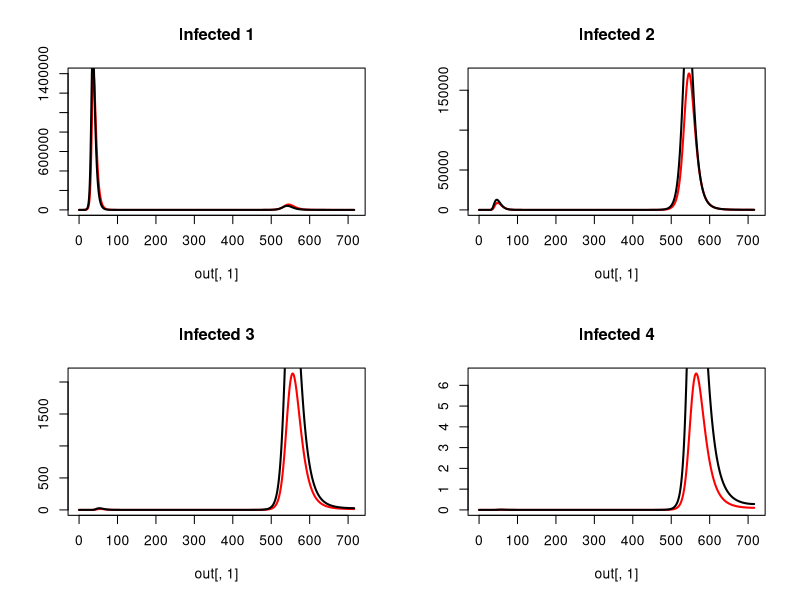

Recreate this plot in R.
############################
#CRC info
############################
args = commandArgs(TRUE)
input = as.numeric(args[1])
vac.vec = c(0.25, 0.45, 0.65, 0.85)
vac = c(rep(0,8), vac.vec[input], rep(0,19))

library(deSolve)

############################
#Initial condidtions and parameters
############################
percentage_vec <- c(rep(1.8,5), rep(1.8,5), rep(1.84,5), rep(1.86,5),
                    17.2, 15, 12.7, 8.8, 5.5, 2.8, 1.3, 0.2)
percentage_vec <- percentage_vec / 100
initial_conditions <- as.data.frame(matrix(NA, nrow = 28*4, ncol = 3))
initial_conditions[,2] <- rep(1:28,4)
for(i in 1:4){
  x <- i - 1
  initial_conditions[x*(28) + (1:28),1] <- rep(i,28)
}
initial_conditions[,3] <- rep(percentage_vec,4)

susceptible_init_h <- cbind(initial_conditions[,1], initial_conditions[,2], rep(NA, 112))
susceptible_init_h[,3] <- c(initial_conditions[1:28,3] * 6 *10^6, initial_conditions[29:56,3] * 0, 
                            initial_conditions[57:84,3] * 0, initial_conditions[85:112,3] * 0)
susceptible_init_l <- cbind(initial_conditions[,1], initial_conditions[,2], rep(NA, 112))
susceptible_init_l[,3] <- c(initial_conditions[1:28,3] * 6 *10^6, initial_conditions[29:56,3] * 0, 
                            initial_conditions[57:84,3] * 0, initial_conditions[85:112,3] * 0)

infected_init_h <- cbind(initial_conditions[,1], initial_conditions[,2], rep(NA, 112))
infected_init_h[,3] <- c(initial_conditions[1:28,3] * 1, initial_conditions[29:56,3] * 0, 
                         initial_conditions[57:84,3] * 0, initial_conditions[85:112,3] * 0)
infected_init_l <- cbind(initial_conditions[,1], initial_conditions[,2], rep(NA, 112))
infected_init_l[,3] <- c(initial_conditions[1:28,3] * 1, initial_conditions[29:56,3] * 0, 
                         initial_conditions[57:84,3] * 0, initial_conditions[85:112,3] * 0)

recovered_init_h <- cbind(initial_conditions[,1], initial_conditions[,2], rep(NA, 112))
recovered_init_h[,3] <- c(initial_conditions[1:28,3] * 0, initial_conditions[29:56,3] * 0, 
                          initial_conditions[57:84,3] * 0, initial_conditions[85:112,3] * 0)
recovered_init_l <- cbind(initial_conditions[,1], initial_conditions[,2], rep(NA, 112))
recovered_init_l[,3] <- c(initial_conditions[1:28,3] * 0, initial_conditions[29:56,3] * 0, 
                          initial_conditions[57:84,3] * 0, initial_conditions[85:112,3] * 0)


susceptible_h <- function(exposure){
  x <- exposure - 1
  susceptible <- c(susceptible_init_h[(x * 28) + 1:28,3])
}
susceptible_total_h <- sum(susceptible_h(1) + susceptible_h(2) + susceptible_h(3) + susceptible_h(4))
susceptible_l <- function(exposure){
  x <- exposure - 1
  susceptible <- c(susceptible_init_l[(x * 28) + 1:28,3])
}
susceptible_total_l <- sum(susceptible_l(1) + susceptible_l(2) + susceptible_l(3) + susceptible_l(4))

infected_h <- function(exposure){
  x <- exposure - 1
  infected <- c(infected_init_h[(x * 28) + 1:28,3])
} 
infected_total_h <- sum(infected_h(1) + infected_h(2) + infected_h(3) + infected_h(4))
infected_l <- function(exposure){
  x <- exposure - 1
  infected <- c(infected_init_l[(x * 28) + 1:28,3])
} 
infected_total_l <- sum(infected_l(1) + infected_l(2) + infected_l(3) + infected_l(4))

recovered_h <- function(exposure){
  x <- exposure - 1
  recovered <- c(recovered_init_h[(x * 28) + 1:28,3])
} 
recovered_total_h <- sum(recovered_h(1) + recovered_h(2) + recovered_h(3) + recovered_h(4))
recovered_l <- function(exposure){
  x <- exposure - 1
  recovered <- c(recovered_init_l[(x * 28) + 1:28,3])
} 
recovered_total_l <- sum(recovered_l(1) + recovered_l(2) + recovered_l(3) + recovered_l(4))

population_h <- sum(susceptible_total_h + infected_total_h + recovered_total_h)
population_l <- sum(susceptible_total_l + infected_total_l + recovered_total_l)


native <- c(rep(1, 7), rep(0.86, 9), rep(0.842, 4), 0.814, 0.7676, 0.7784, rep(0.809, 5))

parms <- c(beta_h = 0.6125551,
           beta_l = 0.9155611,
           gamma = 1/4,
           sigma = 1/(365 * 1.2),
           mu = 19 / (1000 * 365),
           delta = c((0.013 / 365), rep(0.001 / 365, 4), rep(0, 10), rep(0.001, 5), 
                     0.002 / 365, 0.0025 / 365, 
                     0.004 / 365, 0.0085 / 365,
                     0.0175 / 365, 0.0425 / 365,
                     0.114 / 365, 0.151 / 365),
           age_window = c(rep(1, 21), rep(10, 7)),
           native = c(rep(1, 7), rep(0.86, 9), rep(0.842, 4), 0.814, 0.7676, 0.7784, rep(0.809, 5)),
           travel <- 1 - native,
           vac_h = vac,
           vac_l = vac)

############################
#MODEL
############################
model <- function(t, y, parms){
  
  beta_h <- parms[1]
  beta_l <- parms[2]
  gamma <- parms[3]
  sigma <- parms[4]
  mu <- parms[5]
  delta <- parms[6:33]
  age_window <- parms[34:61]
  native <- parms[62:89]
  travel <- parms[90:117]
  vac_h <- ifelse(t>(365*1), parms[118:145], rep(0,28))
  vac_l <- ifelse(t>(365*1), parms[146:173], rep(0,28))
  
  
  S1_h <- y[1:28]
  I1_h <- y[29:56]
  R1_h <- y[57:84]
  S2_h <- y[85:112]
  I2_h <- y[113:140]
  R2_h <- y[141:168]
  S3_h <- y[169:196]
  I3_h <- y[197:224]
  R3_h <- y[225:252]
  S4_h <- y[253:280]
  I4_h <- y[281:308]
  R4_h <- y[309:336]
  
  S1_l <- y[337:364]
  I1_l <- y[365:392]
  R1_l <- y[393:420]
  S2_l <- y[421:448]
  I2_l <- y[449:476]
  R2_l <- y[477:504]
  S3_l <- y[505:532]
  I3_l <- y[533:560]
  R3_l <- y[561:588]
  S4_l <- y[589:616]
  I4_l <- y[617:644]
  R4_l <- y[645:672]
  
  FOI <- y[673]
  FOI_h <- y[674]
  FOI_l <- y[675]
  
  infected_total_h <- sum(sum(I1_h), sum(I2_h), sum(I3_h), sum(I4_h))
  population_h <- y[1:336]
  pop_h <- sum(population_h)
  infected_total_l <- sum(sum(I1_l), sum(I2_l), sum(I3_l), sum(I4_l))
  population_l <- y[337:672]
  pop_l <- sum(population_l)
  
  effective_population_h <- population_h + rep(travel,12) * population_l
  effective_population_h <- sum(effective_population_h)
  effective_population_l <- population_l + rep(travel,12) * population_h
  effective_population_l <- sum(effective_population_l)
  
  #first infection
  dS1_h <-  
    mu * c(pop_h, rep(0,27)) +
    c(0, 1/365 / head(age_window, -1) * head(S1_h, -1)) -
    c(1/365 / head(age_window, -1) * head(S1_h, -1), 0) -
    native * S1_h * (beta_h * infected_total_h / effective_population_h) -
    travel * S1_h * (beta_l * infected_total_l / effective_population_l) -
    S1_h * delta -
    S1_h * vac_h
  dS1_l <-  
    mu * c(pop_l, rep(0,27)) +
    c(0, 1/365 / head(age_window, -1) * head(S1_l, -1)) -
    c(1/365 / head(age_window, -1) * head(S1_l, -1), 0) -
    travel * S1_l * (beta_h * infected_total_h / effective_population_h) -
    native * S1_l * (beta_l * infected_total_l / effective_population_l) -
    S1_l * delta - 
    S1_l * vac_l
  
  dI1_h <- 
    native * S1_h * (beta_h * infected_total_h / effective_population_h) +
    travel * S1_h * (beta_l * infected_total_l / effective_population_l) +
    c(0, 1/365 / head(age_window, -1) * head(I1_h, -1)) -
    c(1/365 / head(age_window, -1) * head(I1_h, -1), 0) -
    I1_h * gamma -
    I1_h * delta
  dI1_l <- 
    travel * S1_l * (beta_h * infected_total_h / effective_population_h) +
    native * S1_l * (beta_l * infected_total_l / effective_population_l) +
    c(0, 1/365 / head(age_window, -1) * head(I1_l, -1)) -
    c(1/365 / head(age_window, -1) * head(I1_l, -1), 0) -
    I1_l * gamma -
    I1_l * delta
  
  FOI <- FOI + (sum(dI1_h+dI1_l) / (sum(dS1_h+dS1_l) + 1))
  FOI_h <- FOI_h + (sum(dI1_h) / (sum(dS1_h)+1))
  FOI_l <- FOI_l + (sum(dI1_l) / (sum(dS1_l)+1))
  
  dR1_h <-
    I1_h * gamma +
    c(0, 1/365 / head(age_window, -1) * head(R1_h, -1)) -
    c(1/365 / head(age_window, -1) * head(R1_h, -1), 0) -
    R1_h * sigma -
    R1_h * delta +
    S1_h * vac_h - 
    R1_h * vac_h
  dR1_l <-
    I1_l * gamma +
    c(0, 1/365 / head(age_window, -1) * head(R1_l, -1)) -
    c(1/365 / head(age_window, -1) * head(R1_l, -1), 0) -
    R1_l * sigma -
    R1_l * delta +
    S1_l * vac_l - 
    R1_l * vac_l
  
  #second infection
  dS2_h <- 
    R1_h * sigma +
    c(0, 1/365 / head(age_window, -1) * head(S2_h, -1)) -
    c(1/365 / head(age_window, -1) * head(S2_h, -1), 0) -
    native * S2_h * (0.75 * beta_h * infected_total_h / effective_population_h) -
    travel * S2_h * (0.75 * beta_l * infected_total_l / effective_population_l) -
    S2_h * delta - 
    S2_h * vac_h
  dS2_l <- 
    R1_l * sigma +
    c(0, 1/365 / head(age_window, -1) * head(S2_l, -1)) -
    c(1/365 / head(age_window, -1) * head(S2_l, -1), 0) -
    travel * S2_l * (0.75 * beta_h * infected_total_h / effective_population_h) -
    native * S2_l * (0.75 * beta_l * infected_total_l / effective_population_l) -
    S2_l * delta - 
    S2_l * vac_l
  
  dI2_h <- 
    native * S2_h * (0.75 * beta_h * infected_total_h / effective_population_h) +
    travel * S2_h * (0.75 * beta_l * infected_total_l / effective_population_l) +
    c(0, 1/365 / head(age_window, -1) * head(I2_h, -1)) -
    c(1/365 / head(age_window, -1) * head(I2_h, -1), 0) -
    I2_h * gamma -
    I2_h * delta
  dI2_l <- 
    travel * S2_l * (0.75 * beta_h * infected_total_h / effective_population_h) +
    native * S2_l * (0.75 * beta_l * infected_total_l / effective_population_l) +
    c(0, 1/365 / head(age_window, -1) * head(I2_l, -1)) -
    c(1/365 / head(age_window, -1) * head(I2_l, -1), 0) -
    I2_l * gamma -
    I2_l * delta
  
  FOI <- FOI + (sum(dI2_h+dI2_l) / (sum(dS2_h+dS2_l) + 1))
  FOI_h <- FOI_h + (sum(dI2_h) / (sum(dS2_h)+1))
  FOI_l <- FOI_l + (sum(dI2_l) / (sum(dS2_l)+1))
  
  dR2_h <-  
    I2_h * gamma +  
    c(0, 1/365 / head(age_window, -1) * head(R2_h, -1)) -
    c(1/365 / head(age_window, -1) * head(R2_h, -1), 0) -
    R2_h * sigma -
    R2_h * delta +
    R1_h * vac_h +
    S2_h * vac_h -
    R2_h * vac_h
  dR2_l <-  
    I2_l * gamma +  
    c(0, 1/365 / head(age_window, -1) * head(R2_l, -1)) -
    c(1/365 / head(age_window, -1) * head(R2_l, -1), 0) -
    R2_l * sigma -
    R2_l * delta + 
    R1_l * vac_l +
    S2_l * vac_l -
    R2_l * vac_l
  
  #third infection
  dS3_h <- 
    R2_h * sigma + 
    c(0, 1/365 / head(age_window, -1) * head(S3_h, -1)) -
    c(1/365 / head(age_window, -1) * head(S3_h, -1), 0) -
    native * S3_h * (0.5 * beta_h * infected_total_h / effective_population_h) -
    travel * S3_h * (0.5 * beta_l * infected_total_l / effective_population_l) -
    S3_h * delta -
    S3_h * vac_h
  dS3_l <- 
    R2_l * sigma + 
    c(0, 1/365 / head(age_window, -1) * head(S3_l, -1)) -
    c(1/365 / head(age_window, -1) * head(S3_l, -1), 0) -
    travel * S3_l * (0.5 * beta_h * infected_total_h / effective_population_h) -
    native * S3_l * (0.5 * beta_l * infected_total_l / effective_population_l) -
    S3_l * delta -
    S3_l * vac_l
  
  dI3_h <- 
    native * S3_h * (0.5 * beta_h * infected_total_h / effective_population_h) +
    travel * S3_h * (0.5 * beta_l * infected_total_l / effective_population_l) +
    c(0, 1/365 / head(age_window, -1) * head(I3_h, -1)) -
    c(1/365 / head(age_window, -1) * head(I3_h, -1), 0) -
    I3_h * gamma -
    I3_h * delta
  dI3_l <- 
    travel * S3_l * (0.5 * beta_h * infected_total_h / effective_population_h) +
    native * S3_l * (0.5 * beta_l * infected_total_l / effective_population_l) +
    c(0, 1/365 / head(age_window, -1) * head(I3_l, -1)) -
    c(1/365 / head(age_window, -1) * head(I3_l, -1), 0) -
    I3_l * gamma -
    I3_l * delta
  
  FOI <- FOI + (sum(dI3_h+dI1_l) / (sum(dS3_h+dS3_l) + 1))
  FOI_h <- FOI_h + (sum(dI3_h) / (sum(dS3_h)+1))
  FOI_l <- FOI_l + (sum(dI3_l) / (sum(dS3_l)+1))
  
  dR3_h <- 
    I3_h * gamma +
    c(0, 1/365 / head(age_window, -1) * head(R3_h, -1)) -
    c(1/365 / head(age_window, -1) * head(R3_h, -1), 0) -
    R3_h * sigma -
    R3_h * delta + 
    R2_h * vac_h +
    S3_h * vac_h -
    R3_h * vac_h
  dR3_l <- 
    I3_l * gamma +
    c(0, 1/365 / head(age_window, -1) * head(R3_l, -1)) -
    c(1/365 / head(age_window, -1) * head(R3_l, -1), 0) -
    R3_l * sigma -
    R3_l * delta +
    R3_l * vac_l +
    S3_l * vac_l - 
    R3_l * vac_l
  
  #fourth infection
  dS4_h <- 
    R3_h * sigma +
    c(0, 1/365 / head(age_window, -1) * head(S4_h, -1)) -
    c(1/365 / head(age_window, -1) * head(S4_h, -1), 0) -
    native * S4_h * (0.25 * beta_h * infected_total_h / effective_population_h) -
    travel * S4_h * (0.25 * beta_l * infected_total_l / effective_population_l) -
    S4_h * delta - 
    S4_h * vac_h
  dS4_l <- 
    R3_l * sigma +
    c(0, 1/365 / head(age_window, -1) * head(S4_l, -1)) -
    c(1/365 / head(age_window, -1) * head(S4_l, -1), 0) -
    travel * S4_l * (0.25 * beta_h * infected_total_h / effective_population_h) -
    native * S4_l * (0.25 * beta_l * infected_total_l / effective_population_l) -
    S4_l * delta - 
    S4_l * vac_l
  
  dI4_h <- 
    native * S4_h * (0.25 * beta_h * infected_total_h / effective_population_h) +
    travel * S4_h * (0.25 * beta_l * infected_total_l / effective_population_l) +
    c(0, 1/365 / head(age_window, -1) * head(I4_h, -1)) -
    c(1/365 / head(age_window, -1) * head(I4_h, -1), 0) -
    I4_h * gamma -
    I4_h * delta
  dI4_l <- 
    travel * S4_l * (0.25 * beta_h * infected_total_h / effective_population_h) +
    native * S4_l * (0.25 * beta_l * infected_total_l / effective_population_l) +
    c(0, 1/365 / head(age_window, -1) * head(I4_l, -1)) -
    c(1/365 / head(age_window, -1) * head(I4_l, -1), 0) -
    I4_l * gamma -
    I4_l * delta
  
  FOI <- FOI + (sum(dI4_h+dI4_l) / (sum(dS4_h+dS4_l) + 1))
  FOI_h <- FOI_h + (sum(dI4_h) / (sum(dS4_h)+1))
  FOI_l <- FOI_l + (sum(dI4_l) / (sum(dS4_l)+1))
  
  dR4_h <- 
    I4_h * gamma +
    c(0, 1/365 / head(age_window, -1) * head(R4_h, -1)) -
    c(1/365 / head(age_window, -1) * head(R4_h, -1), 0) -
    R4_h * delta +
    R3_h * vac_h +
    S4_h * vac_h
  dR4_l <- 
    I4_l * gamma +
    c(0, 1/365 / head(age_window, -1) * head(R4_l, -1)) -
    c(1/365 / head(age_window, -1) * head(R4_l, -1), 0) -
    R4_l * delta + 
    R3_l * vac_l +
    S4_l * vac_l
  
  
  list(c(dS1_h, dI1_h, dR1_h,
         dS2_h, dI2_h, dR2_h,
         dS3_h, dI3_h, dR3_h,
         dS4_h, dI4_h, dR4_h,
         dS1_l, dI1_l, dR1_l,
         dS2_l, dI2_l, dR2_l,
         dS3_l, dI3_l, dR3_l,
         dS4_l, dI4_l, dR4_l, 
         FOI, FOI_h, FOI_l))
  
}

############################
#RUN MODEL
############################
y_init <- c(susceptible_h(1), infected_h(1), recovered_h(1),
            susceptible_h(2), infected_h(2), recovered_h(2),
            susceptible_h(3), infected_h(3), recovered_h(3),
            susceptible_h(4), infected_h(4), recovered_h(4),
            susceptible_l(1), infected_l(1), recovered_l(1),
            susceptible_l(2), infected_l(2), recovered_l(2),
            susceptible_l(3), infected_l(3), recovered_l(3),
            susceptible_l(4), infected_l(4), recovered_l(4),
            0, 0, 0)
times <- seq(from = 0, to = 365 * 2, by = .1)
out <- ode(times = times, y = y_init, func = model, parms = parms)

############################
#PROCESSING
############################
png(filename = paste('infections_', input, '.png', sep = ''))
par(mfrow = c(2,2))
infected_names <- c("Infected 1", "Infected 2", "Infected 3", "Infected 4")
for(i in 0:3){
  x <- 2 + 3 * i
  y <- x + 12
  legend_y <- max(rowSums(out[,(1+(x-1)*28+1):(1+(x)*28)]))
  {plot(out[,1],rowSums(out[,(1+(x-1)*28+1):(1+(x)*28)]),type='l', 
        col = "red", lwd = 2, ylab = '',
        main = infected_names[i + 1])
    lines(out[,1],rowSums(out[,(1+(y-1)*28+1):(1+(y)*28)]),type='l', lwd = 2)
    legend(8000, (2/3) * legend_y, legend=c("High SES", "Low SES"),
           col=c("red", "black"), lwd = c(2,2), cex=0.8)
  }}
dev.off()


############################
#OUTPUT
############################
out_last <- out[nrow(out),]
FOI <- out[,674]
FOI_h <- out[,675]
FOI_l <- out[,676]
save(out_last, file = paste('output_', input, '.RData', sep = ''))
save(FOI, file = paste('FOI_', input, '.RData', sep = ''))
save(FOI_h, file = paste('FOI.h_', input, '.RData', sep = ''))
save(FOI_l, file = paste('FOI.l_', input, '.RData', sep = ''))
